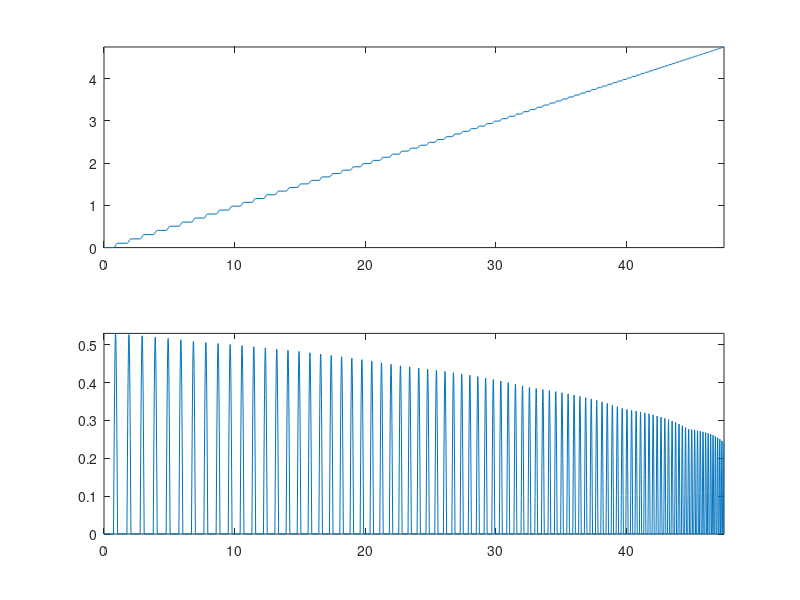

MATLAB code for this plot:
function StickSlip
% function StickSlip
% Simulates the motion of the elastic conveyer belt system given in Example 17.3 of NR,
% initially at rest and centered, with a unit step input to phi.  SI units.
% Numerical Renaissance Codebase 1.0, Chapter 17; see text for copyleft info.

p.m=1; p.g=9.8; p.r=0.1; p.muk=0.5; p.mus=1.0; p.ko=500; p.L=10; h=0.02; figure(1); clf;
x=[0; 0]; t=0; xs=x; ts=t; while x<0.95*p.L/2
  if x(2)==0, % If mass is stuck, compute the time when the mass becomes unstuck.
    ybar=p.r*t; for i=1:4;  % (Iterate a few times to solve the necessary nonlinear eqn.)     
      tnew=(x(1)+p.mus*p.m*p.g/(p.ko/(p.L/2-ybar)+p.ko/(3*p.L/2+ybar)))/p.r; ybar=p.r*tnew;
    end, xnew=[x(1); eps];
  else        % Otherwise, if mass is unstuck, march the system over one timestep h.
    f1=R(x,t,p); f2=R(x+f1*h/2,t+h/2,p); f3=R(x+f2*h/2,t+h/2,p); f4=R(x+f3*h,t+h,p);
    xnew=x+h*(f1/6+(f2+f3)/3+f4/6); tnew=t+h;
    if xnew(2)<0    % Redo time march over a shorter step h1 if speed of mass has reversed;
      frac=x(2)/(x(2)-xnew(2)); h1=frac*h; % the mass ends the timestep stuck in this case.
      f1=R(x,t,p); f2=R(x+f1*h1/2,t+h1/2,p); f3=R(x+f2*h1/2,t+h1/2,p); f4=R(x+f3*h1,t+h1,p);
      xnew=x+h1*(f1/6+(f2+f3)/3+f4/6); tnew=t+h1; xnew(2)=0;
    end  , 
  end
  ts=[ts t]; xs=[xs x]; x=xnew; t=tnew;
end
subplot(2,1,1), plot(ts,xs(1,:)), axis tight, subplot(2,1,2); plot(ts,xs(2,:)), axis tight
end % function StickSlip 
%%%%%%%%%%%%%%%%%%%%%%%%%%%%%%%%%%%%%%%%%%%%%%%%%%%%%%%%%%%%%%%%%%%%%%%%%%%%%%%%%%%%%%%%%%%
function f=R(x,t,p)
ybar=p.r*t; ypert=x(1)-ybar; l1=p.L/2-x(1); l2=3*p.L/2+x(1);
fbelt=-ypert*(p.ko/l1+p.ko/l2); ffriction=-p.muk*p.m*p.g; f=[x(2); fbelt+ffriction];
end % function R
